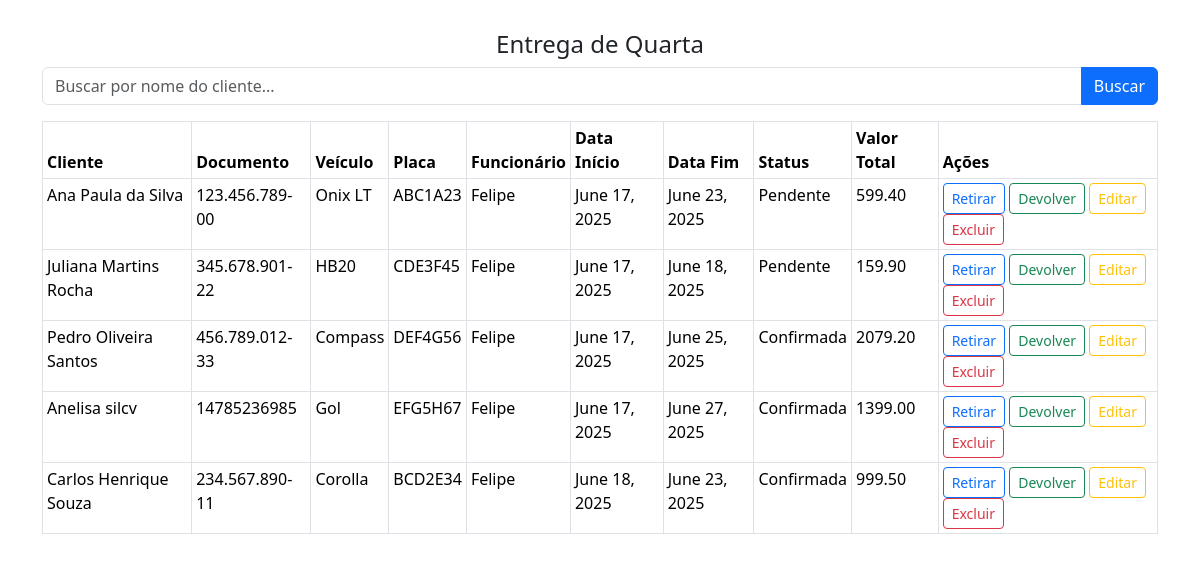
Page /reservas/entrega-quarta/ (signed in) on the earlier database version.
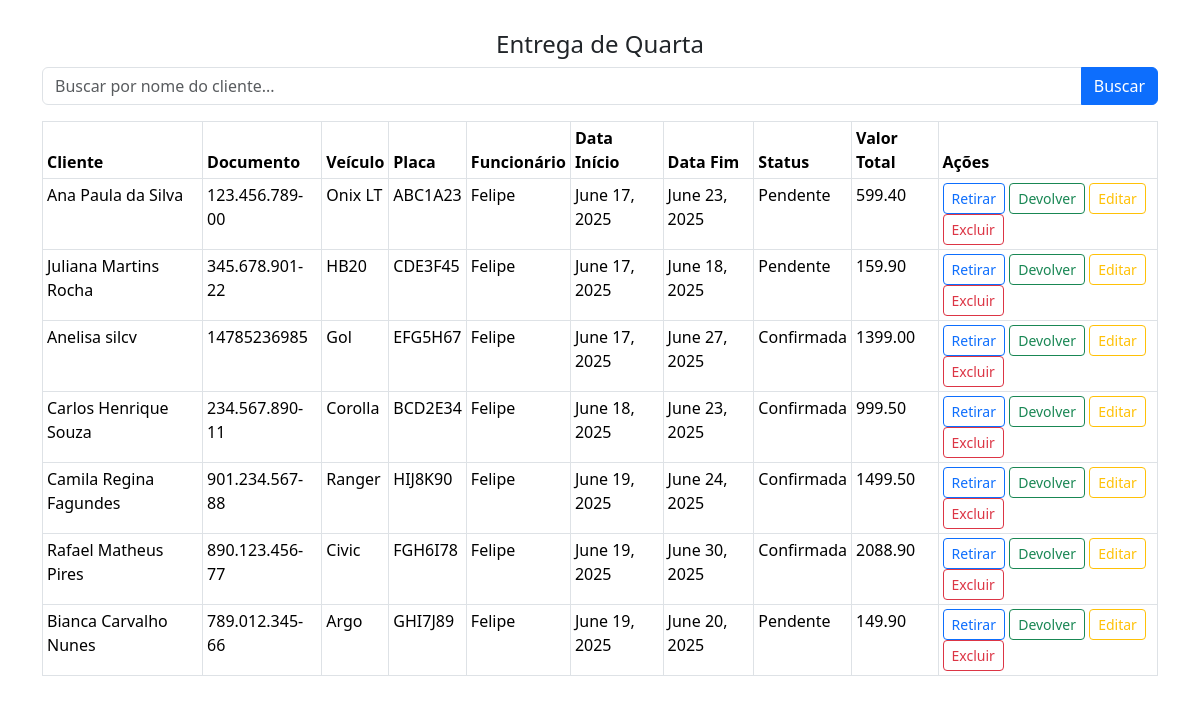
Same page on the later database version.
### reservas/models.py (models this page shows, shortened)
class Reserva(models.Model):
    STATUS_CHOICES = [
        ('confirmada', 'Confirmada'),
        ('pendente', 'Pendente'),
        ('retirada', 'Retirada'),
        ('finalizada', 'Finalizada'),
    ]
    COMBUSTIVEL_CHOICES = [
        ('cheio', 'Cheio'),
        ('3/4', '3/4'),
        ('meio', 'Meio'),
        ('1/4', '1/4'),
        ('quase_vazio', 'Quase vazio'),
        ('vazio', 'Vazio'),
    ]
    cliente = models.ForeignKey(Cliente, on_delete=models.CASCADE)
    veiculo = models.ForeignKey(Veiculo, on_delete=models.CASCADE)
    funcionario = models.ForeignKey(Funcionario, on_delete=models.CASCADE)
    data_inicio = models.DateField()
    data_fim = models.DateField()
    valor_total = models.DecimalField(max_digits=10, decimal_places=2, blank=True, null=True)
    status = models.CharField(max_length=20, choices=STATUS_CHOICES, default='pendente')
    quilometragem_inicial = models.IntegerField(null=True, blank=True)
    nivel_combustivel_inicial = models.CharField(
        max_length=20,
        choices=COMBUSTIVEL_CHOICES,
        null=True,
        blank=True
    )
    observacoes_inicial = models.TextField(null=True, blank=True)
    quilometragem_final = models.IntegerField(null=True, blank=True)
    nivel_combustivel_final = models.CharField(
        max_length=20,
        choices=COMBUSTIVEL_CHOICES,
        null=True,
        blank=True
    )
    observacoes_final = models.TextField(null=True, blank=True)

### clientes/models.py (models this page shows, shortened)
class Cliente(models.Model):
    TIPO_PESSOA = [
        ('CPF', 'Pessoa Física'),
        ('CNPJ', 'Pessoa Jurídica'),
    ]
    tipo_pessoa = models.CharField(max_length=4, choices=TIPO_PESSOA)
    documento = models.CharField(max_length=20, unique=True)
    nome = models.CharField(max_length=100)
    endereco = models.CharField(max_length=200)
    telefone = models.CharField(max_length=20)

### veiculos/models.py (models this page shows, shortened)
class Veiculo(models.Model):
    CATEGORIAS = [
        ('hatch', 'Hatch'),
        ('sedan', 'Sedan'),
        ('suv', 'SUV'),
        ('pickup', 'Pickup'),
        ('luxo', 'Luxo'),
        ('utilitario', 'Utilitário'),
    ]
    STATUS = [
        ('disponivel', 'Disponível'),
        ('alugado', 'Alugado'),
        ('manutencao', 'Em Manutenção'),
    ]
    modelo = models.CharField(max_length=100)
    marca = models.CharField(max_length=100)
    ano = models.IntegerField()
    cor = models.CharField(max_length=50)
    categoria = models.CharField(max_length=50, choices=CATEGORIAS)
    placa = models.CharField(max_length=10, unique=True)
    preco_locacao = models.DecimalField(max_digits=8, decimal_places=2)
    status_disponibilidade = models.CharField(max_length=20, choices=STATUS, default='disponivel')
    imagem = models.ImageField(upload_to='veiculos/', null=True, blank=True)

### usuarios/models.py (models this page shows, shortened)
class Funcionario(models.Model):
    nome = models.CharField(max_length=100)
    cpf = models.CharField(max_length=14)
    cargo = models.CharField(max_length=100)
    email = models.EmailField()
    senha = models.CharField(max_length=128)  # Cuidado com senha aqui, ideal é nem salvar, mas segue se o prof pediu
    user = models.OneToOneField(User, on_delete=models.CASCADE, null=True, blank=True)

### reservas/views.py (the view)
# urls.py: path('entrega-quarta/', views.entrega_quarta, name='entrega_quarta'),
@login_required
def entrega_quarta(request):
    if request.method == 'POST':
        cliente_nome = request.POST.get('cliente_nome', '').strip()
        return redirect(f"{reverse('entrega_quarta')}?cliente_nome={cliente_nome}&ordenar=data_inicio")
    ordenar = request.GET.get('ordenar', 'data_inicio')
    cliente_nome = request.GET.get('cliente_nome', '').strip()
    queryset = Reserva.objects.select_related('cliente', 'veiculo', 'funcionario')
    if cliente_nome:
        queryset = queryset.filter(cliente__nome__icontains=cliente_nome)
    campos_validos = ['data_inicio', 'data_fim', 'valor_total', 'cliente__nome', 'cliente__documento',
                      'veiculo__modelo', 'veiculo__placa', 'funcionario__nome', 'status']
    ordenar_base = ordenar.lstrip('-')
    if ordenar_base not in campos_validos:
        ordenar = 'data_inicio'
    reservas = queryset.order_by(ordenar)
    return render(request, 'reservas/entrega_quarta.html', {
        'reservas': reservas,
        'ordenar': ordenar,
        'cliente_nome': cliente_nome,
    })

### reservas/templates/reservas/entrega_quarta.html (shortened to what this page needs)
<!DOCTYPE html>
<html lang="pt-br">
<head>
  <link href="https://cdn.jsdelivr.net/npm/bootstrap@5.3.3/dist/css/bootstrap.min.css" rel="stylesheet" />
</head>
<body>
  <div class="container">
    <h2>Entrega de Quarta</h2>
    <form method="post" action="{% url 'entrega_quarta' %}" class="mb-3">
      <div class="input-group">
        <input
          type="text"
          name="cliente_nome"
          class="form-control"
          placeholder="Buscar por nome do cliente..."
          value="{{ cliente_nome|default:'' }}"
          autocomplete="off"
        />
        <button type="submit" class="btn btn-primary">Buscar</button>
      </div>
    </form>
    <table class="table table-bordered table-sm">
      <thead>
        <tr>
            <th><a href="?ordenar={% if ordenar == 'cliente__nome' %}-{% endif %}cliente__nome{% if cliente_nome %}&cliente_nome={{ cliente_nome }}{% endif %}">Cliente</a></th>
            <th><a href="?ordenar={% if ordenar == 'cliente__documento' %}-{% endif %}cliente__documento{% if cliente_nome %}&cliente_nome={{ cliente_nome }}{% endif %}">Documento</a></th>
            <th><a href="?ordenar={% if ordenar == 'veiculo__modelo' %}-{% endif %}veiculo__modelo{% if cliente_nome %}&cliente_nome={{ cliente_nome }}{% endif %}">Veículo</a></th>
            <th><a href="?ordenar={% if ordenar == 'veiculo__placa' %}-{% endif %}veiculo__placa{% if cliente_nome %}&cliente_nome={{ cliente_nome }}{% endif %}">Placa</a></th>
            <th><a href="?ordenar={% if ordenar == 'funcionario__nome' %}-{% endif %}funcionario__nome{% if cliente_nome %}&cliente_nome={{ cliente_nome }}{% endif %}">Funcionário</a></th>
            <th><a href="?ordenar={% if ordenar == 'data_inicio' %}-{% endif %}data_inicio{% if cliente_nome %}&cliente_nome={{ cliente_nome }}{% endif %}">Data Início</a></th>
            <th><a href="?ordenar={% if ordenar == 'data_fim' %}-{% endif %}data_fim{% if cliente_nome %}&cliente_nome={{ cliente_nome }}{% endif %}">Data Fim</a></th>
            <th><a href="?ordenar={% if ordenar == 'status' %}-{% endif %}status{% if cliente_nome %}&cliente_nome={{ cliente_nome }}{% endif %}">Status</a></th>
            <th><a href="?ordenar={% if ordenar == 'valor_total' %}-{% endif %}valor_total{% if cliente_nome %}&cliente_nome={{ cliente_nome }}{% endif %}">Valor Total</a></th>
            <th>Ações</th>
        </tr>
      </thead>
      <tbody>
        {% for reserva in reservas %}
        <tr>
          <td>{{ reserva.cliente.nome }}</td>
          <td>{{ reserva.cliente.documento }}</td>
          <td>{{ reserva.veiculo.modelo }}</td>
          <td>{{ reserva.veiculo.placa }}</td>
          <td>{{ reserva.funcionario.nome }}</td>
          <td>{{ reserva.data_inicio }}</td>
          <td>{{ reserva.data_fim }}</td>
          <td>{{ reserva.status|title }}</td>
          <td>{{ reserva.valor_total }}</td>
          <td>
            <a href="{% url 'registrar_retirada' reserva.id %}" class="btn btn-sm btn-outline-primary">Retirar</a>
            <a href="{% url 'registrar_devolucao_veiculo' reserva.id %}" class="btn btn-sm btn-outline-success">Devolver</a>
            <a href="{% url 'editar_reserva' reserva.id %}" class="btn btn-sm btn-outline-warning">Editar</a>
            <a href="{% url 'excluir_reserva' reserva.id %}" class="btn btn-sm btn-outline-danger">Excluir</a>
          </td>
        </tr>
        {% empty %}
        <tr>
          <td colspan="10" class="text-center">Nenhuma reserva encontrada.</td>
        </tr>
        {% endfor %}
      </tbody>
    </table>
  </div>
</body>
</html>

Differences in the rows shown:
removed Reserva: cliente.nome "Pedro Oliveira Santos", cliente.documento "456.789.012-33", veiculo.modelo "Compass", veiculo.placa "DEF4G56", funcionario.nome "Felipe", data_inicio "June 17, 2025", data_fim "June 25, 2025", status "Confirmada", valor_total "2079.20"
added Reserva: cliente.nome "Camila Regina Fagundes", cliente.documento "901.234.567-88", veiculo.modelo "Ranger", veiculo.placa "HIJ8K90", funcionario.nome "Felipe", data_inicio "June 19, 2025", data_fim "June 24, 2025", status "Confirmada", valor_total "1499.50"
added Reserva: cliente.nome "Rafael Matheus Pires", cliente.documento "890.123.456-77", veiculo.modelo "Civic", veiculo.placa "FGH6I78", funcionario.nome "Felipe", data_inicio "June 19, 2025", data_fim "June 30, 2025", status "Confirmada", valor_total "2088.90"
added Reserva: cliente.nome "Bianca Carvalho Nunes", cliente.documento "789.012.345-66", veiculo.modelo "Argo", veiculo.placa "GHI7J89", funcionario.nome "Felipe", data_inicio "June 19, 2025", data_fim "June 20, 2025", status "Pendente", valor_total "149.90"
